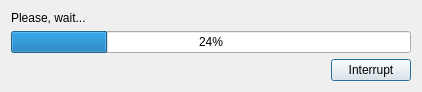
<?xml version="1.0" encoding="UTF-8"?>
<ui version="4.0">
 <class>Dialog</class>
 <widget class="QDialog" name="Dialog">
  <property name="geometry">
   <rect>
    <x>0</x>
    <y>0</y>
    <width>400</width>
    <height>109</height>
   </rect>
  </property>
  <property name="sizePolicy">
   <sizepolicy hsizetype="Fixed" vsizetype="Fixed">
    <horstretch>0</horstretch>
    <verstretch>0</verstretch>
   </sizepolicy>
  </property>
  <property name="minimumSize">
   <size>
    <width>400</width>
    <height>109</height>
   </size>
  </property>
  <property name="maximumSize">
   <size>
    <width>300</width>
    <height>109</height>
   </size>
  </property>
  <property name="windowTitle">
   <string>Progress</string>
  </property>
  <property name="sizeGripEnabled">
   <bool>false</bool>
  </property>
  <layout class="QVBoxLayout" name="verticalLayout">
   <property name="sizeConstraint">
    <enum>QLayout::SetFixedSize</enum>
   </property>
   <item>
    <widget class="QLabel" name="label">
     <property name="text">
      <string>Please, wait...</string>
     </property>
    </widget>
   </item>
   <item>
    <widget class="QProgressBar" name="progressBar">
     <property name="minimumSize">
      <size>
       <width>400</width>
       <height>0</height>
      </size>
     </property>
     <property name="value">
      <number>24</number>
     </property>
    </widget>
   </item>
   <item>
    <layout class="QHBoxLayout" name="horizontalLayout">
     <item>
      <spacer name="horizontalSpacer">
       <property name="orientation">
        <enum>Qt::Horizontal</enum>
       </property>
       <property name="sizeHint" stdset="0">
        <size>
         <width>40</width>
         <height>20</height>
        </size>
       </property>
      </spacer>
     </item>
     <item>
      <widget class="QPushButton" name="pushButton">
       <property name="maximumSize">
        <size>
         <width>100</width>
         <height>16777215</height>
        </size>
       </property>
       <property name="text">
        <string>Interrupt</string>
       </property>
      </widget>
     </item>
    </layout>
   </item>
  </layout>
 </widget>
 <resources/>
 <connections/>
</ui>
